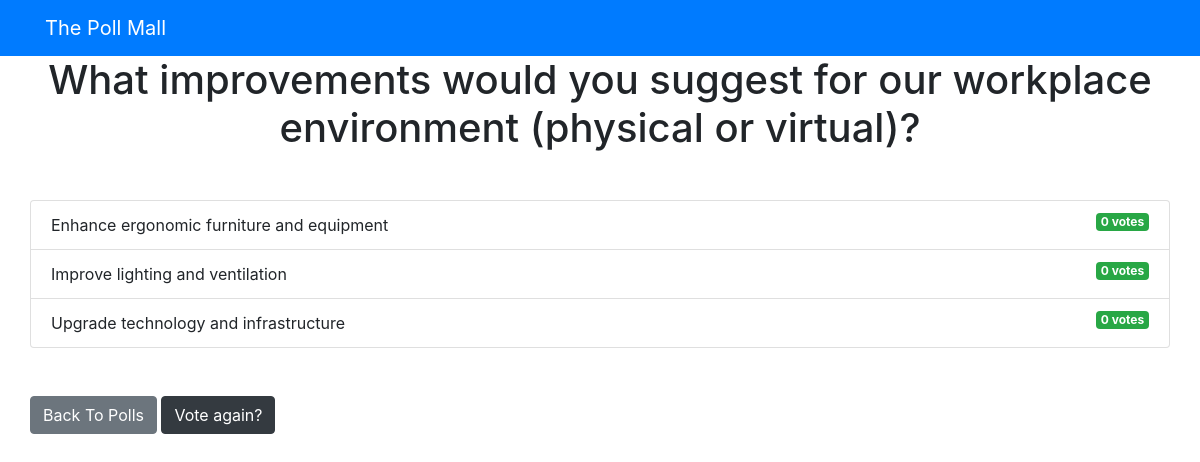
Screenshot of /pollApp/3/results/ with the database file from the repository.
### pollApp/models.py (models this page shows, shortened)
class Question(models.Model):
    question_text = models.CharField(max_length = 200)
    pub_date = models.DateTimeField('date published')

class Choice(models.Model):
    question = models.ForeignKey(Question, on_delete = models.CASCADE)
    choice_text = models.CharField(max_length = 200)
    votes = models.IntegerField(default = 0)

### pollApp/views.py (the view)
# urls.py: path('<int:question_id>/results/', views.results, name = 'results'),
def results(request, question_id):
    question = get_object_or_404(Question, pk = question_id)
    return render(request, 'pollApp/results.html', {'question': question})

### templates/pollApp/results.html
{% extends 'base.html' %}
{% block content %}
<h1 class ="mb-5 text-center">{{ question.question_text }}</h1>
<ul class ="list-group mb-5">
	{% for choice in question.choice_set.all %}
	<li class ="list-group-item">
		{{ choice.choice_text }} <span class ="badge badge-success float-right">{{ choice.votes }}
			vote{{ choice.votes | pluralize }}</span>
	</li>
	{% endfor %}
</ul>
<a class ="btn btn-secondary" href ="{% url 'pollApp:index' %}">Back To Polls</a>
<a class ="btn btn-dark" href ="{% url 'pollApp:detail' question.id %}">Vote again?</a>
{% endblock %}

### templates/base.html (shortened to what this page needs)
<html lang ="en">
<head>
	<link rel ="stylesheet"
	href ="https://stackpath.bootstrapcdn.com/bootstrap/4.4.1/css/bootstrap.min.css"
>
</head>
<body>
	{% include 'partials/_navbar.html'%}
	<div class ="container">
		<div class ="row">
			<div class =".col-md-3 m-auto">
				{% block content %}{% endblock %}
			</div>
		</div>
	</div>
</body>
</html>

### templates/partials/_navbar.html
<nav class="navbar navbar-dark bg-primary mb-">
    <div class="container" >
    <a class="navbar-brand" href="/">The Poll Mall</a>
    </div>
</nav>

### rows the page displays
Question: question_text "What improvements would you suggest for our workplace environment (physical or virtual)?"
Choice: choice_text "Enhance ergonomic furniture and equipment", votes "0", votes|pluralize "s"
Choice: choice_text "Improve lighting and ventilation", votes "0", votes|pluralize "s"
Choice: choice_text "Upgrade technology and infrastructure", votes "0", votes|pluralize "s"
